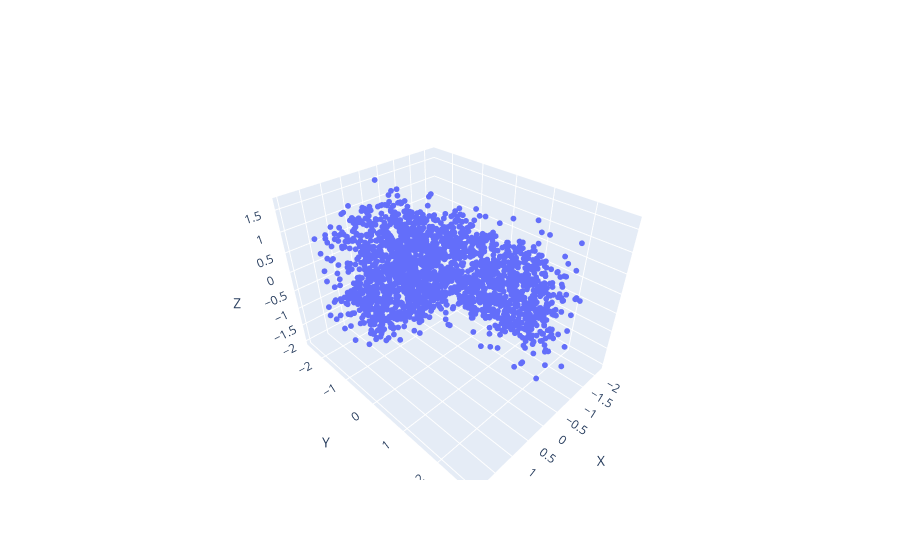

Notebook cell for this chart:
### Code cell
file_name = "all_tensor_list_inverse.pt"  
data = torch.load(file_name)
pc = data[3].reshape((2048, 4))[ :, :3].cpu().numpy()
plot_3D(pc, axis_labels=True)
# pc.shape

### Figure 1 — Plotly figure (JSON) as saved in the notebook; plotly's stock layout.template omitted (floating-point values rounded to 4 significant figures; data arrays with more than 128 entries replaced by an {"elided": "..."} marker saying what was removed)
{"data": [{"hoverinfo": "text", "hovertext": {"elided": "2048 str values"}, "marker": {"size": 2}, "mode": "markers", "type": "scatter3d", "x": {"elided": "2048 float values"}, "y": {"elided": "2048 float values"}, "z": {"elided": "2048 float values"}}], "layout": {"scene": {"xaxis": {"title": {"text": "X"}}, "yaxis": {"title": {"text": "Y"}}, "zaxis": {"title": {"text": "Z"}}}}}
